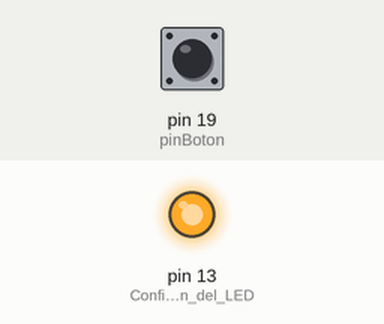
The sketch below on a simulated Arduino Uno, built with avr-gcc and run on an emulated ATmega328P. Shown: output pins drawn as LEDs (lit = HIGH). The test bench sets the inputs (shaded band); at power-on: pin 19 (pinBoton) HIGH.

Above: at 1.2 s.
1.3 s: pin 19 (pinBoton) pulled LOW for 0.15 s
At 2.4 s:
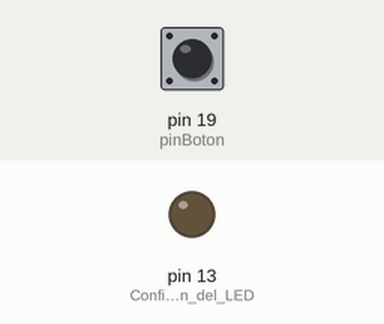
2.9 s: pin 19 (pinBoton) pulled LOW for 1 s
At 4.9 s:
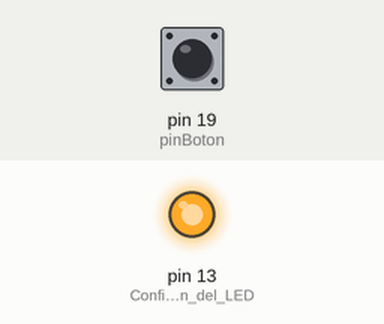
5.4 s: pin 19 (pinBoton) pulled LOW for 3.2 s
At 9.6 s:
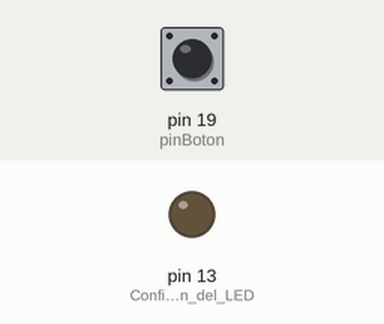
Timing chart, 0 to 11.1 s (numbered marks = the images above; inputs shaded):
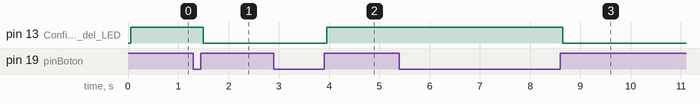

Measured:
- after the input at 1.3 s, pin 13 (Configurar_el_pin_del_LED): HIGH → LOW after 0.20 s
- after the input at 2.9 s, pin 13 (Configurar_el_pin_del_LED): LOW → HIGH after 1.1 s
- after the input at 5.4 s, pin 13 (Configurar_el_pin_del_LED): HIGH → LOW after 3.3 s

The sketch:

Pulsador_enciende_y_apaga_LED_con_rebote.ino
```cpp
//const int ledPin = 2; // Pin del LED
const int pinBoton = 19; // Pin del pulsador
int estadoLed = LOW; // Estado del LED
int estadoBoton; // Estado del pulsador
int ultimoEstado = HIGH; // Estado anterior del pulsador
unsigned long ultimoRebote = 0; // Último tiempo de rebote del pulsador
int delayRebote = 50; // Tiempo de rebote del pulsador

void setup() {
  pinMode(LED_BUILTIN, OUTPUT); // Configurar el pin del LED como salida
  pinMode(pinBoton, INPUT_PULLUP); // Configurar el pin del pulsador como entrada
  Serial.begin(115200);
}

void loop() {
  // Leer el estado del pulsador
  int lectura = digitalRead(pinBoton);

  // Si el estado del pulsador ha cambiado, registrar el tiempo de rebote
  if (lectura != ultimoEstado) {
    ultimoRebote = millis();
  }

  // Si ha pasado suficiente tiempo desde el último rebote, actualizar el estado del pulsador
  if ((millis() - ultimoRebote) > delayRebote) {
    // Si el estado del pulsador ha cambiado, actualizar el estado del LED
    if (lectura != estadoBoton) {
      estadoBoton = lectura;

      // Si el pulsador ha sido presionado, cambiar el estado del LED
      if (estadoBoton == HIGH) {
        estadoLed = !estadoLed;
        digitalWrite(LED_BUILTIN, estadoLed);
      }
    }
  }
  // Guardar el último estado del pulsador
  ultimoEstado = lectura;
}
```
